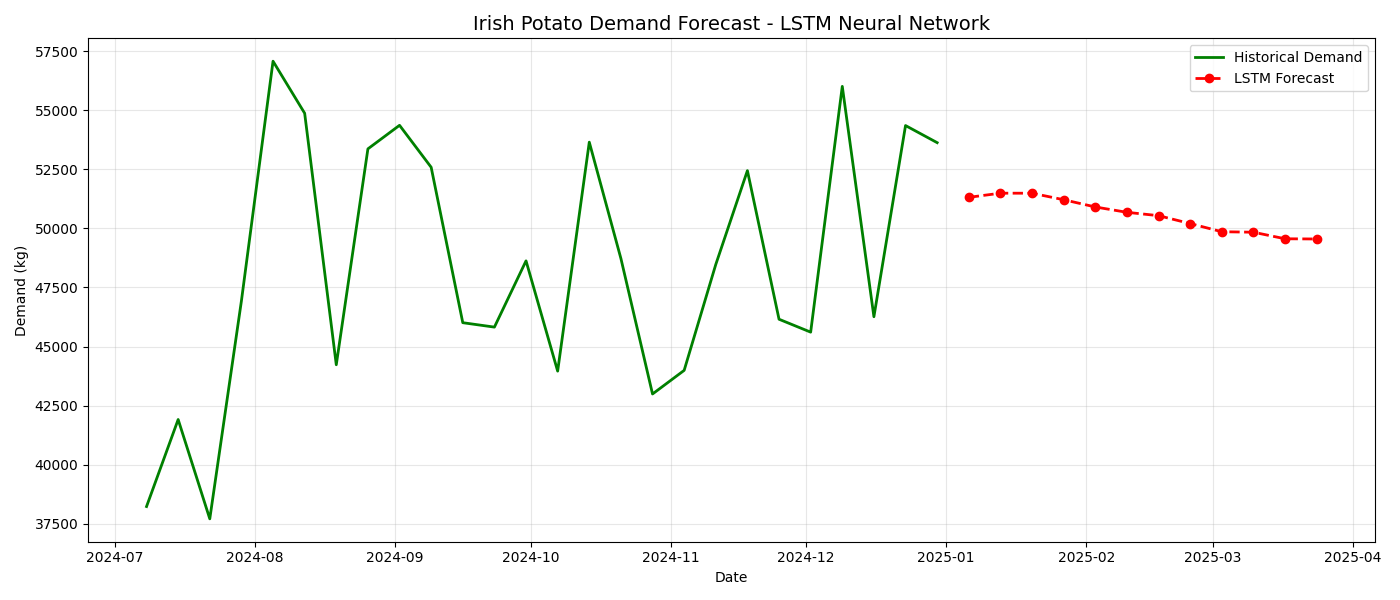

Here is the Python script that generated this plot:
# forecast_lstm.py
# LSTM (Long Short-Term Memory) is a neural network
# that remembers long-term patterns in data
# It is the most powerful of our three models

import pandas as pd
import numpy as np
import matplotlib.pyplot as plt
import mysql.connector
import torch
import torch.nn as nn
from torch.utils.data import DataLoader, TensorDataset
from sklearn.preprocessing import MinMaxScaler
from datetime import timedelta
import warnings
warnings.filterwarnings("ignore")

# -----------------------------------------------
# STEP 1: Load data from database
# -----------------------------------------------
print("Loading data from database...")

db = mysql.connector.connect(
    host="localhost",
    user="root",
    password="",
    database="agri_forecast_db"
)

query = """
    SELECT recorded_date, quantity_kg
    FROM market_prices
    WHERE crop_id = 1 AND district_id = 1
    ORDER BY recorded_date ASC
"""

df = pd.read_sql(query, db)
df['recorded_date'] = pd.to_datetime(df['recorded_date'])
df.set_index('recorded_date', inplace=True)
print(f"Loaded {len(df)} weeks of data!")

# -----------------------------------------------
# STEP 2: Scale the data
# -----------------------------------------------
# Neural networks work best when data is between 0 and 1
# MinMaxScaler does this scaling for us
print("\nScaling data...")

scaler = MinMaxScaler()
scaled = scaler.fit_transform(df[['quantity_kg']])
print("Data scaled to range 0-1")

# -----------------------------------------------
# STEP 3: Create sequences
# -----------------------------------------------
# LSTM learns by looking at a "window" of past weeks
# and predicting the next week
# We use a window of 12 weeks
WINDOW = 12

def create_sequences(data, window):
    X, y = [], []
    for i in range(len(data) - window):
        X.append(data[i:i+window])
        y.append(data[i+window])
    return np.array(X), np.array(y)

X, y = create_sequences(scaled, WINDOW)
print(f"Created {len(X)} training sequences")

# Split 80% train, 20% test
train_size = int(len(X) * 0.8)
X_train, X_test = X[:train_size], X[train_size:]
y_train, y_test = y[:train_size], y[train_size:]

# Convert to PyTorch tensors
X_train_t = torch.FloatTensor(X_train)
y_train_t = torch.FloatTensor(y_train)
X_test_t  = torch.FloatTensor(X_test)
y_test_t  = torch.FloatTensor(y_test)

# -----------------------------------------------
# STEP 4: Build the LSTM model
# -----------------------------------------------
print("\nBuilding LSTM neural network...")

class LSTMModel(nn.Module):
    def __init__(self):
        super(LSTMModel, self).__init__()
        # LSTM layer - 64 hidden units, 2 layers deep
        self.lstm = nn.LSTM(
            input_size=1,
            hidden_size=64,
            num_layers=2,
            batch_first=True,
            dropout=0.2
        )
        # Fully connected output layer
        self.fc = nn.Linear(64, 1)

    def forward(self, x):
        lstm_out, _ = self.lstm(x)
        # Take only the last time step output
        out = self.fc(lstm_out[:, -1, :])
        return out

model = LSTMModel()
print(model)
print(f"\nModel parameters: {sum(p.numel() for p in model.parameters()):,}")

# -----------------------------------------------
# STEP 5: Train the model
# -----------------------------------------------
print("\nTraining LSTM model...")
print("(This may take 1-2 minutes...)")

criterion = nn.MSELoss()           # loss function
optimizer = torch.optim.Adam(model.parameters(), lr=0.001)

EPOCHS = 100
train_dataset = TensorDataset(X_train_t, y_train_t)
train_loader  = DataLoader(train_dataset, batch_size=16, shuffle=True)

for epoch in range(EPOCHS):
    model.train()
    total_loss = 0
    for X_batch, y_batch in train_loader:
        optimizer.zero_grad()
        output = model(X_batch)
        loss   = criterion(output, y_batch)
        loss.backward()
        optimizer.step()
        total_loss += loss.item()

    # Print progress every 20 epochs
    if (epoch + 1) % 20 == 0:
        avg_loss = total_loss / len(train_loader)
        print(f"Epoch {epoch+1}/{EPOCHS} - Loss: {avg_loss:.6f}")

print("Training complete!")

# -----------------------------------------------
# STEP 6: Test accuracy
# -----------------------------------------------
print("\nTesting model accuracy...")

model.eval()
with torch.no_grad():
    predictions_scaled = model(X_test_t).numpy()

# Scale predictions back to original kg values
predictions = scaler.inverse_transform(predictions_scaled)
actual       = scaler.inverse_transform(y_test)

mape = np.mean(np.abs((actual - predictions) / actual)) * 100
print(f"LSTM MAPE: {mape:.2f}% (target: below 15%)")

if mape < 15:
    print("✅ Model accuracy is GOOD!")
else:
    print("⚠️ Model needs more data but we continue")

# -----------------------------------------------
# STEP 7: Forecast next 12 weeks
# -----------------------------------------------
print("\nForecasting next 12 weeks...")

# Start with the last 12 known weeks
last_sequence = scaled[-WINDOW:].tolist()
future_demand = []
last_date     = df.index[-1]
future_dates  = []

model.eval()
with torch.no_grad():
    for i in range(12):
        seq   = torch.FloatTensor([last_sequence[-WINDOW:]])
        pred  = model(seq).item()
        future_demand.append(pred)
        last_sequence.append([pred])
        future_dates.append(last_date + timedelta(weeks=i+1))

# Convert predictions back to kg
future_demand_kg = scaler.inverse_transform(
    np.array(future_demand).reshape(-1, 1)
).flatten()

print("\n📅 12-Week Demand Forecast for Irish Potato (LSTM):")
print(f"{'Week':<6} {'Date':<15} {'Predicted Demand (kg)'}")
print("-" * 45)
for i, (dt, val) in enumerate(zip(future_dates, future_demand_kg)):
    print(f"{i+1:<6} {str(dt.date()):<15} {val:,.0f} kg")

# -----------------------------------------------
# STEP 8: Draw chart
# -----------------------------------------------
plt.figure(figsize=(14, 6))

recent = df['quantity_kg'][-26:]
plt.plot(recent.index, recent.values,
         color='green', linewidth=2, label='Historical Demand')

plt.plot(future_dates, future_demand_kg,
         color='red', linewidth=2,
         linestyle='--', marker='o', label='LSTM Forecast')

plt.title('Irish Potato Demand Forecast - LSTM Neural Network', fontsize=14)
plt.xlabel('Date')
plt.ylabel('Demand (kg)')
plt.legend()
plt.grid(True, alpha=0.3)
plt.tight_layout()
plt.savefig('forecast_lstm.png')
plt.show()
print("\nChart saved as forecast_lstm.png")

# -----------------------------------------------
# STEP 9: Save to database
# -----------------------------------------------
print("\nSaving forecast to database...")

cursor = db.cursor()
for dt, val in zip(future_dates, future_demand_kg):
    cursor.execute("""
        INSERT INTO forecast_results
        (crop_id, district_id, forecast_date, predicted_demand_kg, model_used, mape_score)
        VALUES (%s, %s, %s, %s, %s, %s)
    """, (1, 1, dt.date(), round(float(val), 2), 'LSTM', round(float(mape), 2)))

db.commit()
cursor.close()
db.close()

print("✅ 12 LSTM forecast records saved to database!")
print("\n🎉 LSTM Forecasting Complete!")
